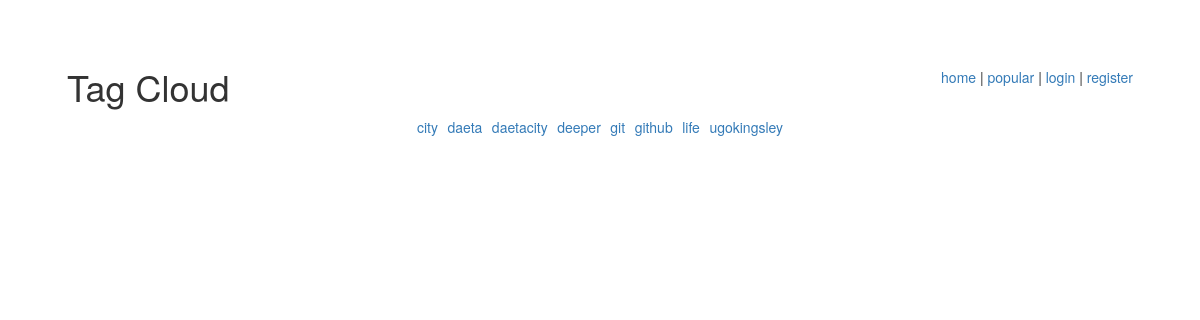
The app's page /bookmarks/tag/, older data.
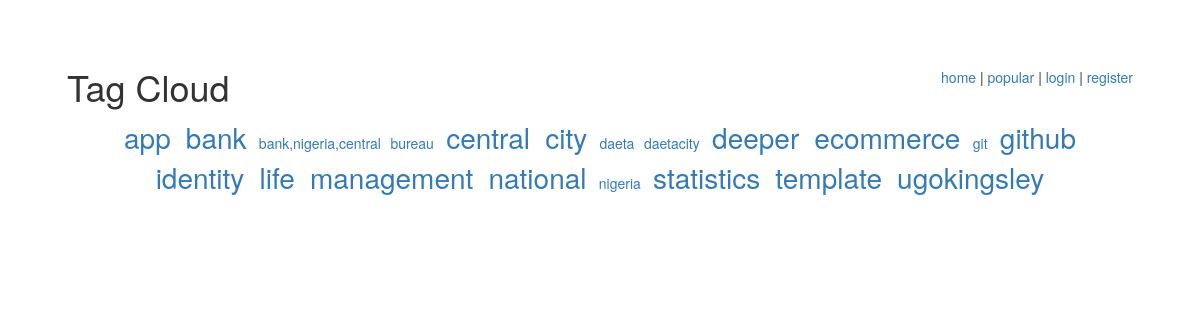
The same page, newer data.
### bookmarks/models.py (models this page shows, shortened)
class Tag(models.Model):
    name = models.CharField(max_length=64, unique=True)
    bookmarks = models.ManyToManyField(Bookmark)

### bookmarks/views.py (the view)
def tag_cloud_page(request):
    MAX_WEIGHT = 5
    tags = Tag.objects.order_by('name')
    min_count = max_count = tags[0].bookmarks.count()
    for tag in tags:
        tag.count = tag.bookmarks.count()
        if tag.count < min_count:
            min_count = tag.count
            if max_count < tag.count:
                max_count = tag.count
    range = float(max_count - min_count)
    if range == 0.0:
        range = 1.0
    for tag in tags:
        tag.weight = int(
            MAX_WEIGHT * (tag.count - min_count) / range)
    variables = RequestContext(request, {
        'tags': tags
    })
    return render_to_response('bookmarks/tag_cloud_page.html', variables)

### bookmarks/templates/bookmarks/tag_cloud_page.html (shortened to what this page needs)
{% extends "bookmarks/base.html" %}
{% block head %}Tag Cloud{% endblock %}
{% block content %}
<div id="tag-cloud">
    {% for tag in tags %}
        <a href="/bookmarks/tag/{{ tag.name | urlencode }}/" class="tag-cloud-{{ tag.weight }}"> {{ tag.name |escape}}</a>
    {% endfor %}
</div>
{% endblock %}

### bookmarks/templates/bookmarks/base.html (shortened to what this page needs)
<!DOCTYPE html>
<html lang="en">
<head>
    {% load staticfiles %}
    <link rel="stylesheet" type="text/css" href="{% static 'bookmarks/css/bootstrap.min.css' %}" />
    <link rel="stylesheet" type="text/css" href="{% static 'bookmarks/css/style.css' %}" />
</head>
<body>
 <div id="nav">
     <a href="/">home</a> |
      <a href="/bookmarks/popular/">popular</a> |
     {% if user.is_authenticated %}
         <a href="/bookmarks/save/">submit</a> |
        <a href="/bookmarks/search/">search</a> |
     <a href="/bookmarks/user/{{ user.username }}/"> {{ user.username }}</a> |
     <a href="/bookmarks/logout/">logout</a>
     {% else %}
        <a href="/bookmarks/login/">login</a> | <a href="/bookmarks/register/">register</a>
     {% endif %}
 </div>
 <h1>{% block head %}{% endblock %}</h1>
 {% block content %}{% endblock %}
</body>
</html>

### bookmarks/static/bookmarks/css/style.css (style rules this page uses)
#nav { float: right; }
body { margin:67px; }
#tag-cloud { text-align: center; }
#tag-cloud a { margin: 0 0.2em; }
.tag-cloud-0 { font-size: 100%; }
.tag-cloud-5 { font-size: 200%; }

Row changes from the older to the newer data that the page shows:
added Tag: name "app"
added Tag: name "bank"
added Tag: name "bank,nigeria,central"
added Tag: name "bureau"
added Tag: name "central"
added Tag: name "ecommerce"
added Tag: name "identity"
added Tag: name "management"
added Tag: name "national"
added Tag: name "nigeria"
added Tag: name "statistics"
added Tag: name "template"
